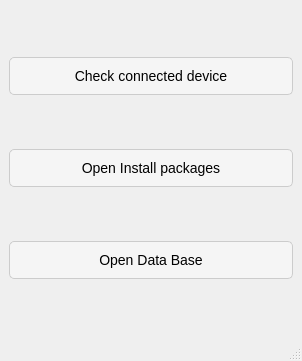
<?xml version="1.0" encoding="UTF-8"?>
<ui version="4.0">
 <class>MainWindow</class>
 <widget class="QMainWindow" name="MainWindow">
  <property name="geometry">
   <rect>
    <x>0</x>
    <y>0</y>
    <width>302</width>
    <height>361</height>
   </rect>
  </property>
  <property name="windowTitle">
   <string>MainWindow</string>
  </property>
  <widget class="QWidget" name="centralwidget">
   <layout class="QGridLayout" name="gridLayout">
    <item row="2" column="0">
     <widget class="QPushButton" name="pb_openDB">
      <property name="styleSheet">
       <string notr="true">QPushButton {
    background-color: #f5f5f5; /* белый фон по умолчанию */
    color: black;
    font-size: 14px;
	border: 1px solid #ccc;
    border-radius: 5px;
    padding: 10px;
}

QPushButton:hover {
    background-color: #e6e6e6; /* Тёмно-белый фон при наведении */
}</string>
      </property>
      <property name="text">
       <string>Open Data Base</string>
      </property>
     </widget>
    </item>
    <item row="1" column="0">
     <widget class="QPushButton" name="pb_openDBxml">
      <property name="styleSheet">
       <string notr="true">QPushButton {
    background-color: #f5f5f5; /* белый фон по умолчанию */
    color: black;
    font-size: 14px;
	border: 1px solid #ccc;
    border-radius: 5px;
    padding: 10px;
}

QPushButton:hover {
    background-color: #e6e6e6; /* Тёмно-белый фон при наведении */
}</string>
      </property>
      <property name="text">
       <string>Open Install packages</string>
      </property>
     </widget>
    </item>
    <item row="0" column="0">
     <widget class="QPushButton" name="pb_check_dev">
      <property name="styleSheet">
       <string notr="true">QPushButton {
    background-color: #f5f5f5; /* белый фон по умолчанию */
    color: black;
    font-size: 14px;
	border: 1px solid #ccc;
    border-radius: 5px;
    padding: 10px;
}

QPushButton:hover {
    background-color: #e6e6e6; /* Тёмно-белый фон при наведении */
}</string>
      </property>
      <property name="text">
       <string>Check connected device</string>
      </property>
     </widget>
    </item>
   </layout>
  </widget>
  <widget class="QMenuBar" name="menubar">
   <property name="geometry">
    <rect>
     <x>0</x>
     <y>0</y>
     <width>302</width>
     <height>22</height>
    </rect>
   </property>
  </widget>
  <widget class="QStatusBar" name="statusbar"/>
 </widget>
 <resources/>
 <connections/>
</ui>
